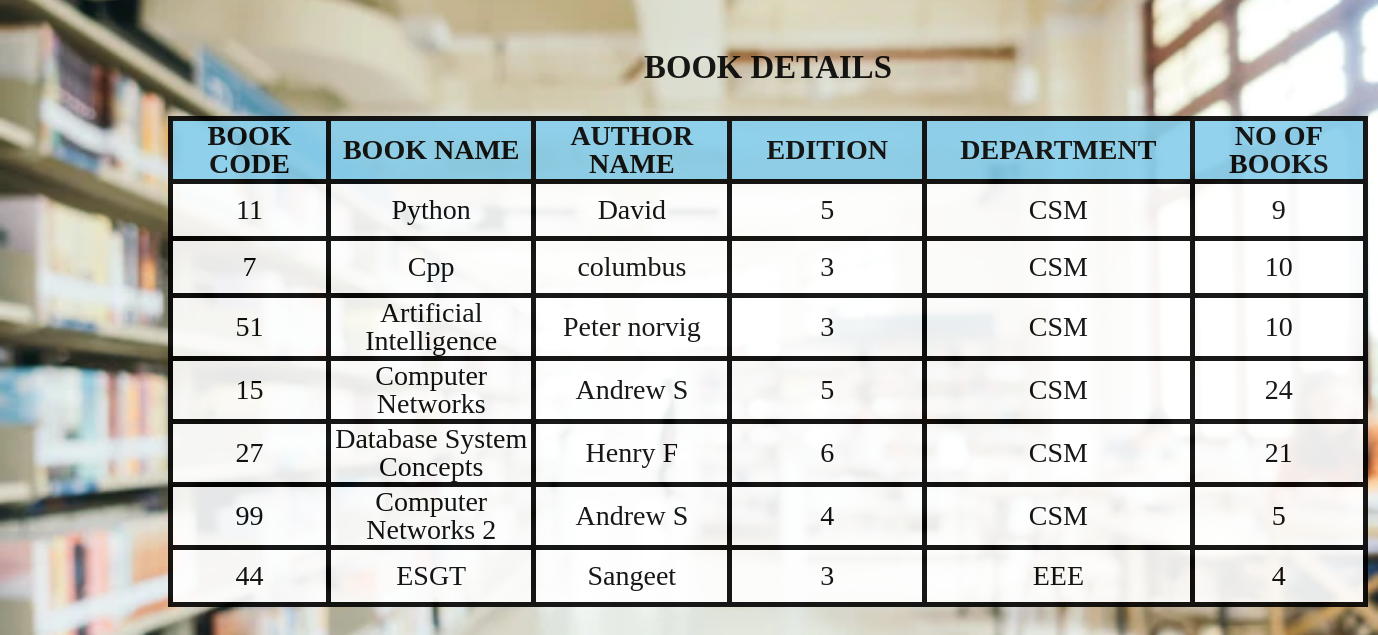
/books, run on the app's committed database.
### tables this page shows
CREATE TABLE book('BOOK CODE' integer,'BOOK NAME' text,'AUTHOR NAME' text,'EDITION' integer, 'DEPARTMENT' TEXT,'NO OF BOOKS' integer);

### app.py (the view)
@app.route('/books',methods=('GET','POST'))
def book_list():
    if request.method=="POST":
        sb=request.form.get("BOOK NAME")
        run_query(f"select * from book where 'BOOK NAME'='{sb}';")
    books=run_query('select * from book order by "DEPARTMENT";')
    return render_template(
                'booklist.html',
                books = books,
                fields=book['keys'],
                user_type=session.get('user','unknown')
            )

### lib.py (called while the page is built)
def run_query(cmd):
    with connect ('sqlite.db') as con:
        cur=con.cursor()
        cur.execute(cmd)
        con.commit()
        return cur.fetchall()

### templates/booklist.html (shortened to what this page needs)
<!DOCTYPE html>
<html lang="en" dir="ltr">
  <head>
    <link rel="stylesheet" href="static/style1.css">
  </head>
    <body>
    <div>
        <form class="navbar-form" method="POST" name="form1">
        <div class ="table">
            <table align="center" style="width:200%">
                <caption><h3>BOOK DETAILS</h3></caption>
            <tr>
              {% for field in fields %}
              <th bgcolor="#87CEEB">{{field}}</th>
              {% endfor %}
            </tr>
            {% for book in books %}
            <tr>
              {% for col in book %}
              <td bgcolor="white">{{col}}</td>
              {% endfor %}
            </tr>
            {% endfor %}
          </table>
        </div>
    </body>
</html>

### static/style1.css (style rules this page uses)
body { line-height:1; background-image:url("admin.webp"); background-attachment: fixed; background-position: center; background-size: cover; }
.table { font-size: 28px; height:400px; width:600px; border-collapse: collapse; }

### templates/booklist.html (style rules this page uses)
table { position: relative; left:160px; top:10px; align-content: center; border: 5px solid black; width:250px; height: 150px; border-collapse: collapse; opacity: 0.9; }
th { align-content: center; border: 5px solid black; width:3000px; height: 50px; text-align: center; }
td { border: 5px solid black; height: 50px; width:300px; text-align: center; }

### data on the page
book: book "11" "5" "9", BOOK NAME "Python", AUTHOR NAME "David", DEPARTMENT "CSM"
book: book "7" "3" "10", BOOK NAME "Cpp", AUTHOR NAME "columbus", DEPARTMENT "CSM"
book: book "51" "3" "10", BOOK NAME "Artificial Intelligence", AUTHOR NAME "Peter norvig", DEPARTMENT "CSM"
book: book "15" "5" "24", BOOK NAME "Computer Networks", AUTHOR NAME "Andrew S", DEPARTMENT "CSM"
book: book "27" "6" "21", BOOK NAME "Database System Concepts", AUTHOR NAME "Henry F", DEPARTMENT "CSM"
book: book "99" "4" "5", BOOK NAME "Computer Networks 2", AUTHOR NAME "Andrew S", DEPARTMENT "CSM"
book: book "44" "3" "4", BOOK NAME "ESGT", AUTHOR NAME "Sangeet", DEPARTMENT "EEE"

### other printed values
{{ field }} "BOOK CODE" "BOOK NAME" "AUTHOR NAME" "EDITION" "DEPARTMENT" "NO OF BOOKS"
